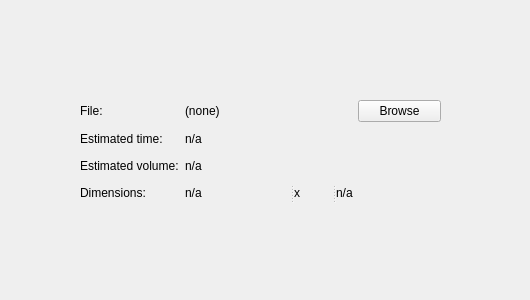
<?xml version="1.0" encoding="UTF-8"?>
<ui version="4.0">
 <class>JobWidget</class>
 <widget class="QWidget" name="JobWidget">
  <property name="geometry">
   <rect>
    <x>0</x>
    <y>0</y>
    <width>530</width>
    <height>300</height>
   </rect>
  </property>
  <property name="windowTitle">
   <string>Form</string>
  </property>
  <widget class="QWidget" name="layoutWidget">
   <property name="geometry">
    <rect>
     <x>80</x>
     <y>100</y>
     <width>361</width>
     <height>103</height>
    </rect>
   </property>
   <layout class="QGridLayout" name="gridLayout">
    <item row="0" column="0">
     <widget class="QLabel" name="label_fileL">
      <property name="text">
       <string>File:</string>
      </property>
     </widget>
    </item>
    <item row="0" column="1" colspan="2">
     <widget class="QLabel" name="label_file">
      <property name="text">
       <string>(none)</string>
      </property>
     </widget>
    </item>
    <item row="0" column="3">
     <widget class="QPushButton" name="browseButton">
      <property name="text">
       <string>Browse</string>
      </property>
     </widget>
    </item>
    <item row="1" column="0">
     <widget class="QLabel" name="label_timeL">
      <property name="text">
       <string>Estimated time:</string>
      </property>
     </widget>
    </item>
    <item row="1" column="1" colspan="3">
     <widget class="QLabel" name="label_time">
      <property name="text">
       <string>n/a</string>
      </property>
     </widget>
    </item>
    <item row="2" column="0">
     <widget class="QLabel" name="label_volumeL">
      <property name="text">
       <string>Estimated volume:</string>
      </property>
     </widget>
    </item>
    <item row="2" column="1" colspan="3">
     <widget class="QLabel" name="label_volume">
      <property name="text">
       <string>n/a</string>
      </property>
     </widget>
    </item>
    <item row="3" column="0">
     <widget class="QLabel" name="label_dimL">
      <property name="text">
       <string>Dimensions:</string>
      </property>
     </widget>
    </item>
    <item row="3" column="1" colspan="3">
     <widget class="QSplitter" name="splitter">
      <property name="orientation">
       <enum>Qt::Horizontal</enum>
      </property>
      <widget class="QLabel" name="label_dimX">
       <property name="text">
        <string>n/a</string>
       </property>
      </widget>
      <widget class="QLabel" name="label_dimxL">
       <property name="text">
        <string>x</string>
       </property>
      </widget>
      <widget class="QLabel" name="label_dimY">
       <property name="text">
        <string>n/a</string>
       </property>
      </widget>
     </widget>
    </item>
   </layout>
  </widget>
 </widget>
 <resources/>
 <connections/>
</ui>
